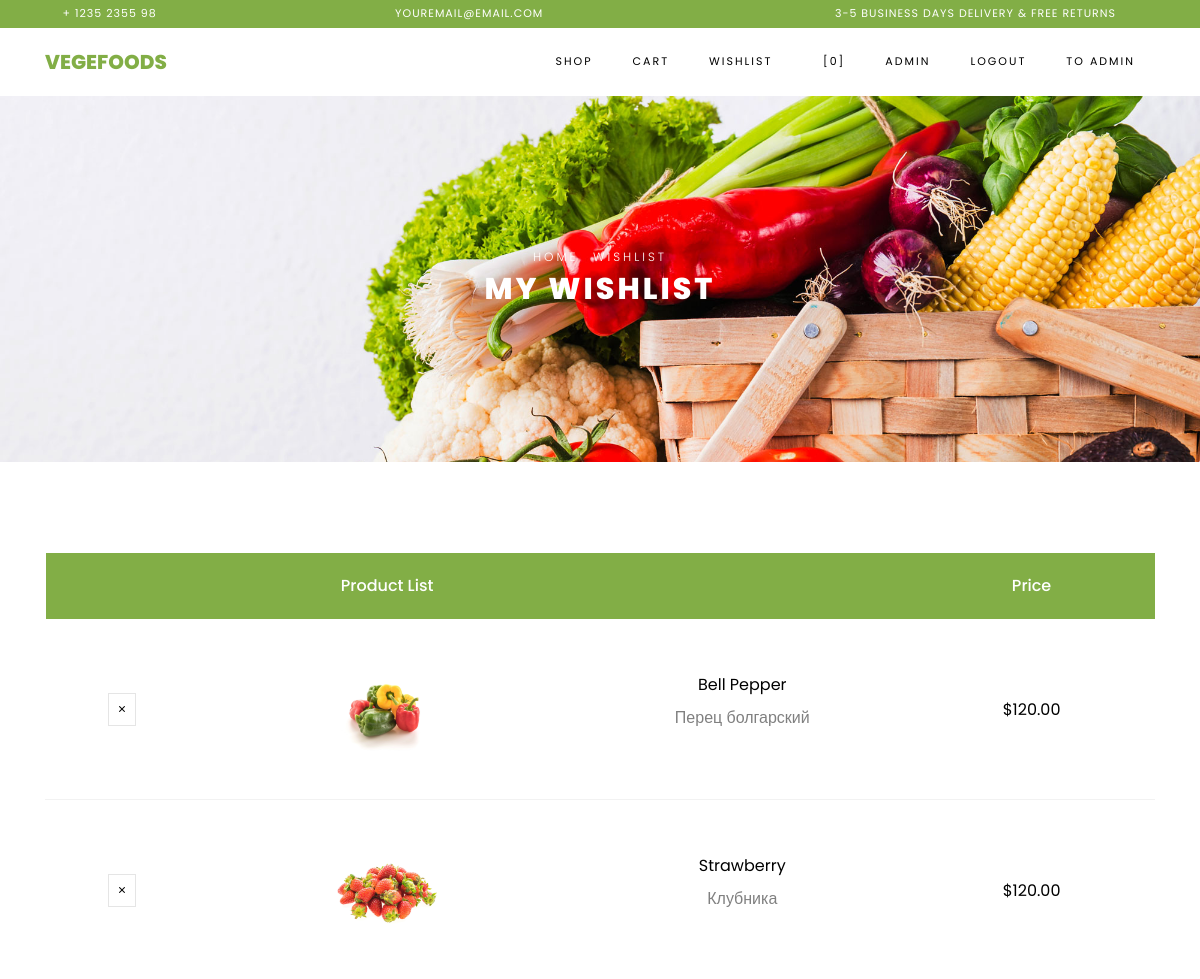
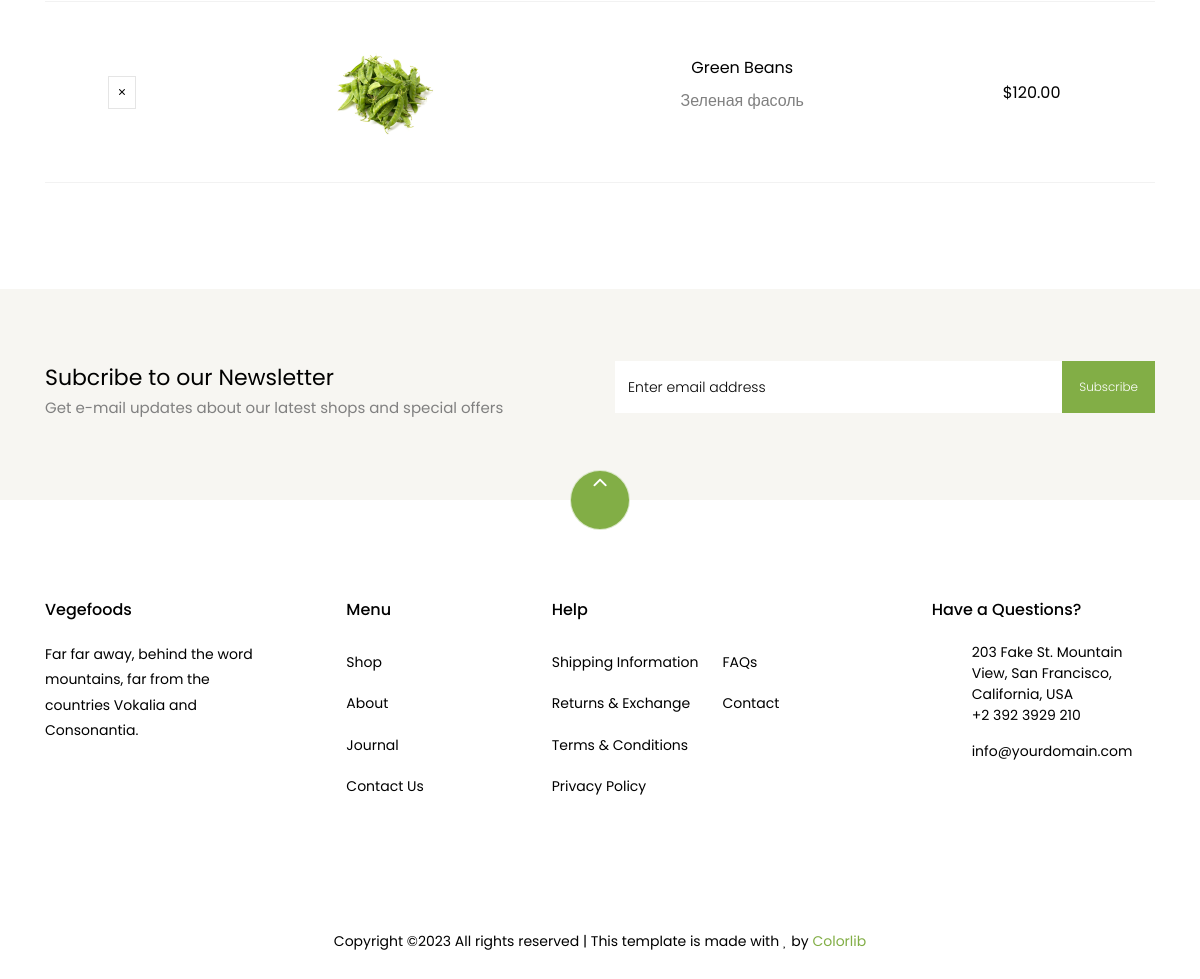
The page /wishlist (signed in) on the database its author committed (2 pictures, top to bottom).
### store/models.py (models this page shows, shortened)
class Wishlist(models.Model):
    user = models.ForeignKey(User, on_delete=models.CASCADE)
    product = models.ForeignKey(Product, on_delete=models.CASCADE)

class Product(models.Model):
    name = models.CharField(max_length=255)
    description = models.TextField()
    price = models.DecimalField(max_digits=10, decimal_places=2)
    image = models.ImageField(upload_to='static/products/', null=True, blank=True)
    category = models.ForeignKey(Category, on_delete=models.CASCADE)
    created_time = models.DateTimeField(auto_now_add=True)
    updated_time = models.DateTimeField(auto_now=True)

### store/views.py (the view, shortened to what this page needs)
# urls.py: path('wishlist', WishlistView.as_view(), name='wishlist'),
class WishlistView(View):
    def get(self, request):
        if request.user.is_authenticated:
            wishlist = Wishlist.objects.filter(user=request.user)
            return render(request, "store/wishlist.html", {'wishlist': wishlist})
        return redirect('login:login')
    def dispatch(self, request, *args, **kwargs):
        if 'method' in kwargs:
            if kwargs['method'] == 'remove':
                return self.delete(request, id=kwargs['id'])
            elif kwargs['method'] == 'add':
                return self.post(request, id=kwargs['id'])
        return super().dispatch(request, *args, **kwargs)

### store/templates/store/wishlist.html (shortened to what this page needs)
<html><head><meta http-equiv="Content-Type" content="text/html; charset=UTF-8"></head><body>{% extends 'store/base.html' %}
{% load static %}
{% block content %}
    <div class="hero-wrap hero-bread" style="background-image: url({% static 'store/images/bg_1.jpg' %});">
      <div class="container">
        <div class="row no-gutters slider-text align-items-center justify-content-center">
          <div class="col-md-9 ftco-animate text-center">
          	<p class="breadcrumbs"><span class="mr-2"><a href="https://dl-ido.spbstu.ru/pluginfile.php/210887/mod_resource/content/1/index.html">Home</a></span> <span>Wishlist</span></p>
            <h1 class="mb-0 bread">My Wishlist</h1>
          </div>
        </div>
      </div>
    </div>
    <section class="ftco-section ftco-cart">
			<div class="container">
				<div class="row">
    			<div class="col-md-12 ftco-animate">
    				<div class="cart-list">
<table class="table">
						    <thead class="thead-primary">
						      <tr class="text-center">
						        <th>&nbsp;</th>
						        <th>Product List</th>
						        <th>&nbsp;</th>
						        <th>Price</th>
						      </tr>
						    </thead>
                            <tbody>
                            {% for item in wishlist %}
                        <td class="product-remove">
                            <a href="{% url 'store:remove_from_wishlist' item.product.id %}">
                            <span class="ion-ios-close"></span>
                            </a>
                        </td>
                        <td class="image-prod">
                            <a href="#">
                                <div class="img" style="background-image:url({{ item.product.image.url }});"></div>
                            </a>
                        </td>
                        <td class="product-name">
                            <h3>{{ item.product.name }}</h3>
                            <p>{{ item.product.description }}</p>
                        </td>
                        <td class="price">${{ item.product.price }}</td>
                            {% endfor %}
						    </tbody>
						  </table>
					  </div>
    			</div>
    		</div>
			</div>
		</section>
		<section class="ftco-section ftco-no-pt ftco-no-pb py-5 bg-light">
      <div class="container py-4">
        <div class="row d-flex justify-content-center py-5">
          <div class="col-md-6">
          	<h2 style="font-size: 22px;" class="mb-0">Subcribe to our Newsletter</h2>
          	<span>Get e-mail updates about our latest shops and special offers</span>
          </div>
          <div class="col-md-6 d-flex align-items-center">
            <form action="https://dl-ido.spbstu.ru/pluginfile.php/210887/mod_resource/content/1/wishlist.html#" class="subscribe-form">
              <div class="form-group d-flex">
                <input type="text" class="form-control" placeholder="Enter email address">
                <input type="submit" value="Subscribe" class="submit px-3">
              </div>
            </form>
          </div>
        </div>
      </div>
    </section>
{% endblock %}</body></html>

### store/templates/store/base.html (shortened to what this page needs)
{% load static %}
<!DOCTYPE html>
<html lang="en">
{% block header %}
  <head>
    <link rel="stylesheet" href="{% static 'store/css/open-iconic-bootstrap.min.css'%}">
    <link rel="stylesheet" href="{% static 'store/css/animate.css'%}">
    <link rel="stylesheet" href="{% static 'store/css/owl.carousel.min.css'%}">
    <link rel="stylesheet" href="{% static 'store/css/owl.theme.default.min.css'%}">
    <link rel="stylesheet" href="{% static 'store/css/magnific-popup.css'%}">
    <link rel="stylesheet" href="{% static 'store/css/aos.css'%}">
    <link rel="stylesheet" href="{% static 'store/css/ionicons.min.css'%}">
    <link rel="stylesheet" href="{% static 'store/css/bootstrap-datepicker.css'%}">
    <link rel="stylesheet" href="{% static 'store/css/jquery.timepicker.css'%}">
    <link rel="stylesheet" href="{% static 'store/css/flaticon.css'%}">
    <link rel="stylesheet" href="{% static 'store/css/icomoon.css'%}">
    <link rel="stylesheet" href="{% static 'store/css/style.css'%}">
  </head>
  <body class="goto-here">
		<div class="py-1 bg-primary">
    	<div class="container">
    		<div class="row no-gutters d-flex align-items-start align-items-center px-md-0">
	    		<div class="col-lg-12 d-block">
		    		<div class="row d-flex">
		    			<div class="col-md pr-4 d-flex topper align-items-center">
					    	<div class="icon mr-2 d-flex justify-content-center align-items-center"><span class="icon-phone2"></span></div>
						    <span class="text">+ 1235 2355 98</span>
					    </div>
					    <div class="col-md pr-4 d-flex topper align-items-center">
					    	<div class="icon mr-2 d-flex justify-content-center align-items-center"><span class="icon-paper-plane"></span></div>
						    <span class="text">youremail@email.com</span>
					    </div>
					    <div class="col-md-5 pr-4 d-flex topper align-items-center text-lg-right">
						    <span class="text">3-5 Business days delivery &amp; Free Returns</span>
					    </div>
				    </div>
			    </div>
		    </div>
		  </div>
    </div>
    <nav class="navbar navbar-expand-lg navbar-dark ftco_navbar bg-dark ftco-navbar-light" id="ftco-navbar">
	    <div class="container">
	      <a class="navbar-brand" href="#">Vegefoods</a>
	      <div class="collapse navbar-collapse" id="ftco-nav">
	        <ul class="navbar-nav ml-auto">
              	<li class="nav-item"><a class="nav-link" href="{% url 'store:shop' %}">Shop</a></li>
                <li class="nav-item"><a class="nav-link" href="{% url 'store:cart' %}">Cart</a></li>
                <li class="nav-item"><a class="nav-link" href="{% url 'store:wishlist' %}">Wishlist</a></li>
	          <li class="nav-item cta cta-colored"><a href="{% url 'store:cart' %}" class="nav-link"><span class="icon-shopping_cart"></span>[0]</a></li>
	            {% if request.user.is_authenticated %}
                    <li class="nav-item"><a class="nav-link">{{request.user.username}}</a></li>
                    <li class="nav-item"><a class="nav-link" href="{% url 'login:logout' %}">Logout</a></li>
                {% if  request.user.is_staff %}
                    <li class="nav-item"><a class="nav-link" href="/admin/">To Admin</a></li>
                {% endif %}
                {% else %}
                    <li class="nav-item"><a class="nav-link" href="{% url 'login:login' %}">Login</a></li>
                {% endif %}
            </ul>
	      </div>
	    </div>
	  </nav>
		{% endblock %}
		{% block content %}
		{% endblock %}
		{% block footer %}
    <footer class="ftco-footer ftco-section">
      <div class="container">
      	<div class="row">
      		<div class="mouse">
						<a href="#" class="mouse-icon">
							<div class="mouse-wheel"><span class="ion-ios-arrow-up"></span></div>
						</a>
					</div>
      	</div>
        <div class="row mb-5">
          <div class="col-md">
            <div class="ftco-footer-widget mb-4">
              <h2 class="ftco-heading-2">Vegefoods</h2>
              <p>Far far away, behind the word mountains, far from the countries Vokalia and Consonantia.</p>
              <ul class="ftco-footer-social list-unstyled float-md-left float-lft mt-5">
              </ul>
            </div>
          </div>
          <div class="col-md">
            <div class="ftco-footer-widget mb-4 ml-md-5">
              <h2 class="ftco-heading-2">Menu</h2>
              <ul class="list-unstyled">
                <li><a href="#" class="py-2 d-block">Shop</a></li>
                <li><a href="#" class="py-2 d-block">About</a></li>
                <li><a href="#" class="py-2 d-block">Journal</a></li>
                <li><a href="#" class="py-2 d-block">Contact Us</a></li>
              </ul>
            </div>
          </div>
          <div class="col-md-4">
             <div class="ftco-footer-widget mb-4">
              <h2 class="ftco-heading-2">Help</h2>
              <div class="d-flex">
	              <ul class="list-unstyled mr-l-5 pr-l-3 mr-4">
	                <li><a href="#" class="py-2 d-block">Shipping Information</a></li>
	                <li><a href="#" class="py-2 d-block">Returns &amp; Exchange</a></li>
	                <li><a href="#" class="py-2 d-block">Terms &amp; Conditions</a></li>
	                <li><a href="#" class="py-2 d-block">Privacy Policy</a></li>
	              </ul>
	              <ul class="list-unstyled">
	                <li><a href="#" class="py-2 d-block">FAQs</a></li>
	                <li><a href="#" class="py-2 d-block">Contact</a></li>
	              </ul>
	            </div>
            </div>
          </div>
          <div class="col-md">
            <div class="ftco-footer-widget mb-4">
            	<h2 class="ftco-heading-2">Have a Questions?</h2>
            	<div class="block-23 mb-3">
	              <ul>
	                <li><span class="icon icon-map-marker"></span><span class="text">203 Fake St. Mountain View, San Francisco, California, USA</span></li>
	                <li><a href="#"><span class="icon icon-phone"></span><span class="text">+2 392 3929 210</span></a></li>
	                <li><a href="#"><span class="icon icon-envelope"></span><span class="text">info@yourdomain.com</span></a></li>
	              </ul>
	            </div>
            </div>
          </div>
        </div>
        <div class="row">
          <div class="col-md-12 text-center">
            <p>
						  Copyright &copy;<script>document.write(new Date().getFullYear());</script> All rights reserved | This template is made with <i class="icon-heart color-danger" aria-hidden="true"></i> by <a href="https://colorlib.com" target="_blank">Colorlib</a>
						</p>
          </div>
        </div>
      </div>
    </footer>
  {% endblock %}
  </body>
</html>

### store/static/store/css/icomoon.css (style rules this page uses)
[class^="icon-"], [class*=" icon-"] { font-family: 'icomoon' !important; speak: none; font-style: normal; font-weight: normal; font-variant: normal; text-transform: none; line-height: 1; -webkit-font-smoothing: antialiased; -moz-osx-font-smoothing: grayscale; }
.icon-heart:before { content: "\f004"; }
.icon-map-marker:before { content: "\f041"; }
.icon-phone:before { content: "\f095"; }
.icon-envelope:before { content: "\f0e0"; }
.icon-paper-plane:before { content: "\f1d8"; }
.icon-phone2:before { content: "\e0cd"; }
.icon-shopping_cart:before { content: "\e8cc"; }

### rows shown on the page
Wishlist: product.image (picture), product.name "Bell Pepper", product.description "Перец болгарский", product.price "120.00"
Wishlist: product.image (picture), product.name "Strawberry", product.description "Клубника", product.price "120.00"
Wishlist: product.image (picture), product.name "Green Beans", product.description "Зеленая фасоль", product.price "120.00"

### other values the page prints
{{ request.user.username }} "ADMIN"
